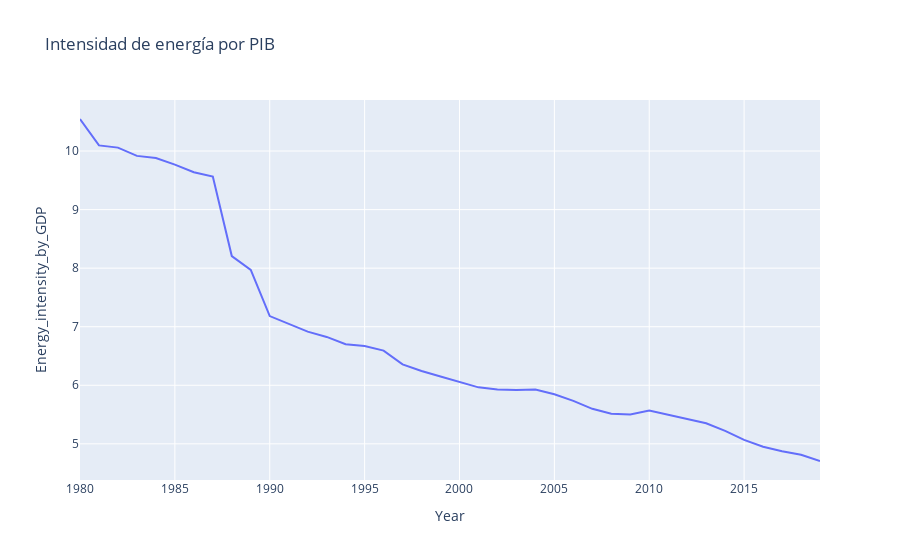

This figure's notebook cell:
### Code cell
tabla_g = tabla[tabla['Country'] == 'World'][['Year', 'Energy_intensity_by_GDP']].copy()
tabla_g.reset_index(inplace=True)
fig = px.line(tabla_g, 'Year', 'Energy_intensity_by_GDP', title='Intensidad de energía por PIB')
fig.show()

### Figure 1 — Plotly figure (JSON) as saved in the notebook; plotly's stock layout.template omitted (floating-point values rounded to 4 significant figures; data arrays with more than 128 entries replaced by an {"elided": "..."} marker saying what was removed)
{"data": [{"hovertemplate": "Year=%{x}<br>Energy_intensity_by_GDP=%{y}<extra></extra>", "legendgroup": "", "line": {"color": "#636efa", "dash": "solid"}, "marker": {"symbol": "circle"}, "mode": "lines", "name": "", "orientation": "v", "showlegend": false, "type": "scatter", "x": {"elided": "240 int values"}, "xaxis": "x", "y": {"elided": "240 float values"}, "yaxis": "y"}], "layout": {"legend": {"tracegroupgap": 0}, "title": {"text": "Intensidad de energía por PIB"}, "xaxis": {"anchor": "y", "domain": [0, 1], "title": {"text": "Year"}}, "yaxis": {"anchor": "x", "domain": [0, 1], "title": {"text": "Energy_intensity_by_GDP"}}}}
